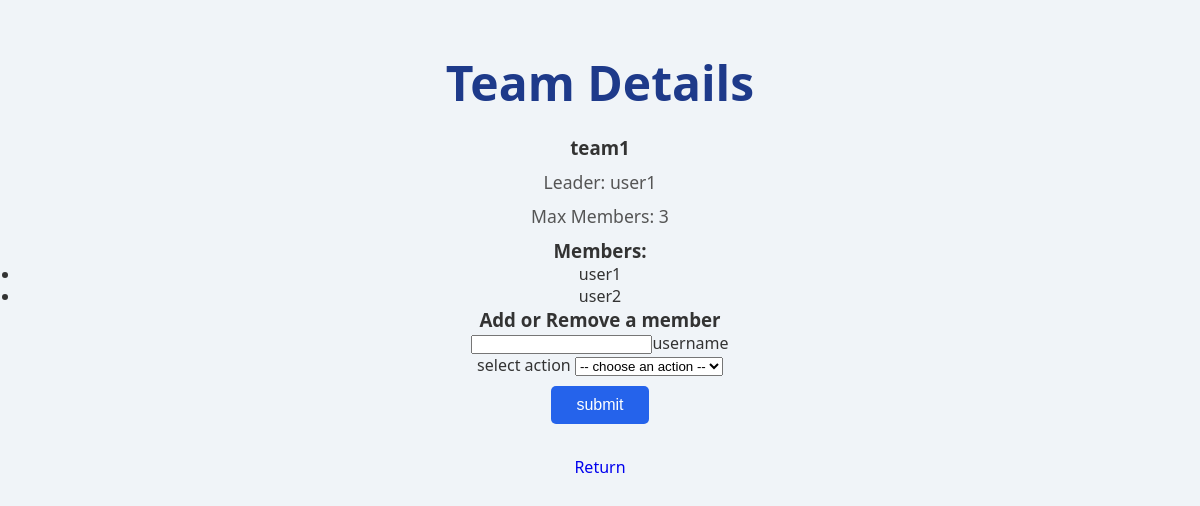
The app's page /teams/details/18/ (signed in) with its own data.
### main/models.py (models this page shows, shortened)
class Team(models.Model):
    name = models.CharField(max_length=20)
    members = models.ManyToManyField(User, related_name="teams")
    max_members = models.PositiveIntegerField(default=5)
    leader = models.ForeignKey(User, on_delete=models.CASCADE, related_name="led_teams")
    teamwork_score = models.DecimalField(max_digits=2,
                                         decimal_places=1,
                                         validators=[MinValueValidator(1.0), MaxValueValidator(5.0)],
                                         null=True, blank=True
    )
    score_count = models.IntegerField(default=0)
    created_at = models.DateTimeField(auto_now_add=True)

class User(AbstractUser):
    CHARACTER_TYPES = [
        ('LEADER', 'Leader'),
        ('SUPPORTER', 'Supporter'),
        ('THINKER', 'Thinker'),
        ('DOER', 'Doer'),
        ('CONNECTOR', 'Connector'),
    ]
    username = models.CharField(max_length=20, unique=True)
    email = models.EmailField(unique=True)
    type = models.CharField(max_length=20, choices=CHARACTER_TYPES)
    skills = models.CharField(max_length=100, blank=True)
    score = models.DecimalField(max_digits=2,
                                decimal_places=1,
                                validators=[MinValueValidator(1.0), MaxValueValidator(5.0)],
                                null=True, blank=True
    )
    score_count = models.IntegerField(default=0)
    is_available = models.BooleanField(default=True)
    created_at = models.DateTimeField(auto_now_add=True)

### main/views.py (the view, shortened to what this page needs)
# urls.py: path('teams/details/<int:pk>/', TeamDetailsView.as_view(), name='team_details'),
class TeamDetailsView(LoginRequiredMixin, DetailView):
    model = Team
    template_name = 'main/team_details.html'
    context_object_name = 'team'

### main/templates/main/team_details.html (shortened to what this page needs)
<!DOCTYPE html>
<html>
<head>
        {% load static %}
        <link rel="stylesheet" href="{% static 'main/styles.css' %}">
</head>
<body>
    <h1>Team Details</h1>
      <h3>{{ team.name }}</h3>
      <p>Leader: {{ team.leader.username }}</p>
      <p>Max Members: {{ team.max_members }}</p>
      <h3>Members:</h3>
      <ul>
        {% for member in team.members.all %}
          <li>{{ member.username }}</li>
        {% empty %}
          <li>No members yet.</li>
        {% endfor %}
      </ul>
      <h3>Add or Remove a member</h3>
      <form method="post" style="display: inline">
        <input type="text" name="member">username
        <br>
        <label for="action">select action</label>
          <select name="action" id="action">
            <option value="">-- choose an action --</option>
          </select>
        <br>
        <button type="submit">submit</button>
      </form>
      <br><br>
    <a href="{% url 'dashboard' %}">Return</a>
</body>
</html>

### main/static/main/styles.css (style rules this page uses)
* { margin: 0; padding: 0; box-sizing: border-box; }
body { font-family: 'Segoe UI', Tahoma, Geneva, Verdana, sans-serif; background-color: #f0f4f8; color: #333; text-align: center; padding: 50px 20px; }
h1 { font-size: 3rem; color: #1e3a8a; margin-bottom: 20px; }
p { font-size: 1.1rem; color: #555; margin: 10px 0; }
button { padding: 10px 25px; margin: 10px 5px; font-size: 1rem; color: #fff; background-color: #2563eb; border: none; border-radius: 5px; cursor: pointer; transition: background-color 0.3s; }
a { text-decoration: none; }
form { margin-top: 20px; }

### records on screen
Team: name "team1", leader.username "user1", max_members "3"
User: username "user1"
User: username "user2"
